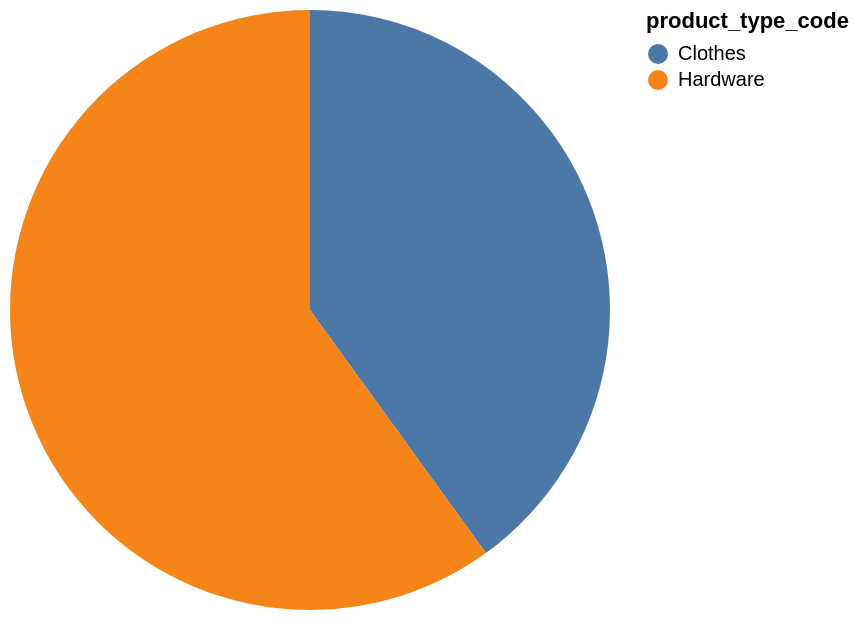

Vega-Lite specification for this chart:
### Vega-Lite specification from a JSON file in a GitHub repository (floating-point values rounded to 4 significant figures)
{"data": {"values": [{"x_data": "Clothes", "y_data": 408.8}, {"x_data": "Hardware", "y_data": 612.5}]}, "mark": "arc", "encoding": {"theta": {"field": "y_data", "type": "quantitative", "title": "min(product_price)"}, "color": {"field": "x_data", "type": "nominal", "title": "product_type_code"}}}
